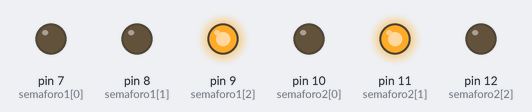
A sketch run on a simulated Arduino Uno, built with avr-gcc and run on an emulated ATmega328P. On the bench: output pins drawn as LEDs (lit = HIGH).

Above: at 2.0 s.
At 5.0 s:
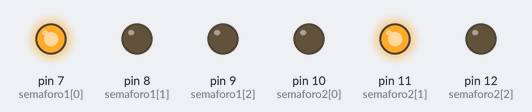
At 8.0 s:
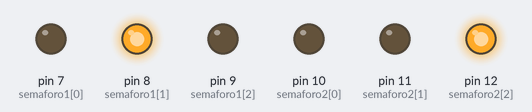
At 11.0 s:
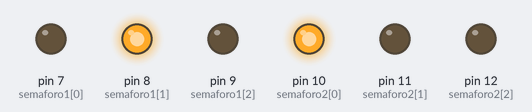
Timing chart, 0 to 15.6 s (numbered marks = the images above):
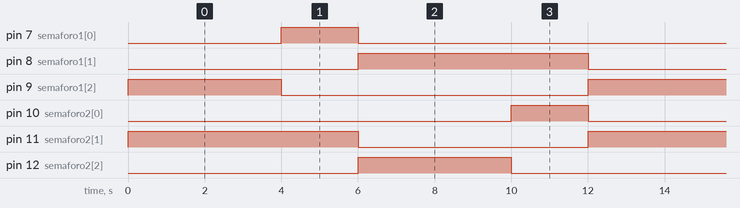

The sketch:

SEMAFORO_ARRAYS.ino
```cpp
/*
 * Desenvolvido por : Tiago Ribeiro SANTOS
 * 2017 - www.tiagoprogramador.carbonmade.com
 Email : tiago.programador@hotmail.com

 GIT : https://github.com/tiglinux
 */

/*
 * Email : Tiago Ribeiro Santos
 * Desenvolvido usando Arrays ( versao 2.0) do Projeto
 *
 * Pinos digitais de 7 a 9 da RUA ZE
 */

// pinos digitais de 7 a 9 da RUA ZE
int semaforo1[3] = {7,8,9};

/*
 * Pinos digitais de 10 a 12 da RUA JOAO
 */

int semaforo2[3] = {10,11,12};

//Na funçao void setup , eu configuro todos os pinos digitais do arduino que serao usados no programa e irao ser configurados como saida (OUTPUT);

void setup() {

  //Configuraçao dos pinos da RUA ZE e RUA JOAO como SAIDA (Output) , no caso eu so quero ver o LED ser acesso entao defino como OUTPUT
  pinMode(semaforo1[0],OUTPUT); // Led Amarelo da RUA Ze
  pinMode(semaforo1[1],OUTPUT); //  Led Vermelho da RUA ze
  pinMode(semaforo1[2],OUTPUT); // LED VErde da Rua ZE

  pinMode(semaforo2[0],OUTPUT); // Led Amarelo da RUA Joao
  pinMode(semaforo2[1],OUTPUT); // Led Vermelho da RUA Joao
  pinMode(semaforo2[2],OUTPUT); // Led Verde  da RUA Joao

}

void loop() {

  digitalWrite(semaforo1[1],LOW); // LED Vermelho RUA ZE
  digitalWrite(semaforo1[2],HIGH);  //LED VERDE RUA ZE
  digitalWrite(semaforo2[1],HIGH);  // LED Vermelho RUA JOAO
  delay(4000);

  digitalWrite(semaforo1[2],LOW); //Led Verde RUA ZE
  digitalWrite(semaforo1[0],HIGH); // LED Amarelo RUA ZE
  delay(2000);
  digitalWrite(semaforo1[0],LOW);   // LED Amarelo RUA ZE

  digitalWrite(semaforo1[1],HIGH);  //Led Vermelho RUA ZE
  digitalWrite(semaforo2[1],LOW); // Led Vermelho RUA JOAO
  digitalWrite(semaforo2[2],HIGH);  // LED verde RUA JOAO
  delay(4000);

  digitalWrite(semaforo2[2],LOW); //LED Verde RUA JOAO
  digitalWrite(semaforo2[0],HIGH);  // LED Amarelo RUA JOAO
  delay(2000);
  digitalWrite(semaforo2[0],LOW); // LED AMARELO RUA JOAO


}
```

Measured:
- by itself, pin 7 (semaforo1[0]), pin 10 (semaforo2[0]): alternates HIGH for 2.0 s and LOW for 10.0 s
- by itself, pin 8 (semaforo1[1]), pin 11 (semaforo2[1]): alternates HIGH for 6.0 s and LOW for 6.0 s
- by itself, pin 9 (semaforo1[2]), pin 12 (semaforo2[2]): alternates HIGH for 4.0 s and LOW for 8.0 s
